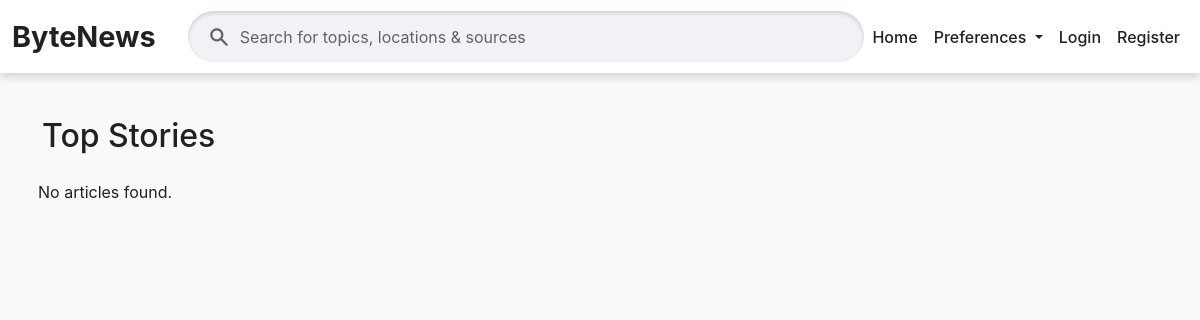
The app's page /, older data.
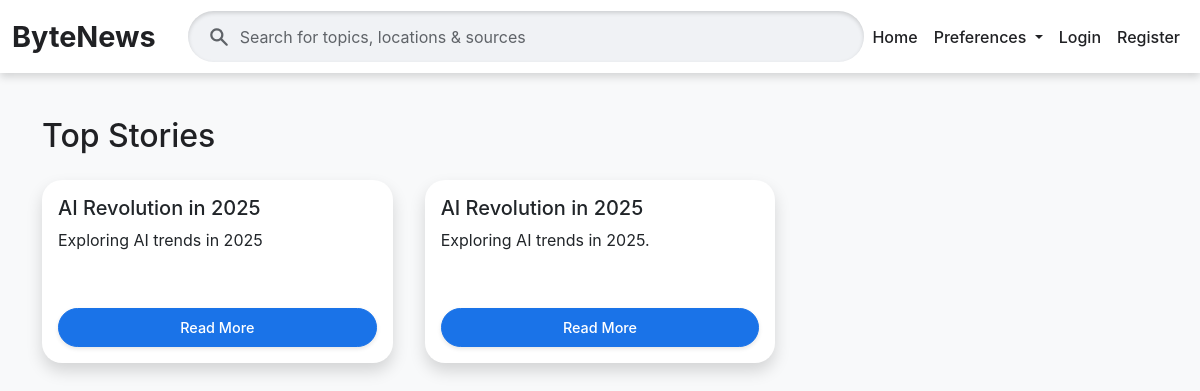
The same page, newer data.
### news/models.py (models this page shows, shortened)
class Article(models.Model):
    title = models.CharField(max_length=200)
    content = models.TextField()
    publication_date = models.DateTimeField()
    author = models.CharField(max_length=100, blank=True, null=True)
    link = models.URLField(unique=True) # Ensure article links are unique
    categories = models.ManyToManyField(Category, related_name='articles')
    summary = models.TextField(blank=True, null=True) # New field for summary
    slug = models.SlugField(null=True, max_length=255, blank=True)
    approved = models.BooleanField(default=False) # New field to track approval status
    class Meta:
        ordering = ['-publication_date'] # Default ordering for articles
    def approved_status_icon(self): # Renamed for clarity in admin
        return self.approved # Return the boolean value directly
    approved_status_icon.boolean = True # Displays a nice checkmark/x in admin
    approved_status_icon.short_description = "Approved" # Column header in admin

### news/views.py (the view, shortened to what this page needs)
# urls.py: path('', views.ArticleListView.as_view(), name='article_list'), #
class ArticleListView(ListView):
    model = Article
    template_name = 'news/home.html'
    context_object_name = 'articles'
    ordering = ['-publication_date']
    paginate_by = 6
    def get_queryset(self):
        queryset = super().get_queryset()
        category_name = self.request.GET.get('category')
        if category_name:
            return queryset.filter(categories__name__iexact=category_name)
        search_query = self.request.GET.get('q')
        if search_query:
            queryset = queryset.filter(
                Q(title__icontains=search_query) |
                Q(content__icontains=search_query) |
                Q(categories__name__icontains=search_query)
            ).distinct()
        return queryset
    def get_context_data(self, **kwargs):
        ctx = super().get_context_data(**kwargs)
        ctx['categories'] = Category.objects.all().order_by('name')
        ctx['current_category'] = self.request.GET.get('category', '')
        ctx['search_query'] = self.request.GET.get('q', '')
        ctx['recommendations'] = []
        return ctx

### news/templates/news/home.html (shortened to what this page needs)
{% extends 'base.html' %}
{% load static %}
{% block content %}
<h2 class="mb-4">Top Stories</h2>
<div class="row">
    {% for article in articles %}
        <div class="col-md-6 col-lg-4 d-flex">
            <div class="card article-card p-3 flex-fill">
                <h5>{{ article.title }}</h5>
                <p>{{ article.summary|default_if_none:article.content|truncatechars:150 }}</p>
                <a href="{% url 'news:article_detail' slug=article.slug %}" class="btn btn-sm btn-primary mt-2">Read More</a>
            </div>
        </div>
    {% empty %}
        <p>No articles found.</p>
    {% endfor %}
</div>
{% endblock %}

### ByteNews/templates/base.html (shortened to what this page needs)
<!DOCTYPE html>
<html lang="en">
<head>
    <link href="https://cdn.jsdelivr.net/npm/bootstrap@5.3.3/dist/css/bootstrap.min.css" rel="stylesheet" xintegrity="sha384-QWTKZyjpPEjISv5WaRU9OFeRpok6YctnYmDr5pNlyT2bRjXh0JMhjY6hW+ALEwIH">
    <link href="https://cdn.jsdelivr.net/npm/bootstrap-icons@1.11.3/font/bootstrap-icons.css" rel="stylesheet">
</head>
<body>
    <nav class="navbar navbar-expand-lg">
        <div class="container-fluid">
            <a class="navbar-brand" href="{% url 'news:article_list' %}">ByteNews</a>
            <div class="collapse navbar-collapse justify-content-center" id="navbarNav">
                <form class="d-flex search-form-container" action="{% url 'news:article_list' %}" method="get">
                    <input class="form-control search-input" type="search" placeholder="Search for topics, locations & sources" aria-label="Search" name="q" value="{{ request.GET.q|default_if_none:'' }}">
                </form>
                <ul class="navbar-nav ms-auto mb-2 mb-lg-0 align-items-center">
                    <li class="nav-item">
                        <a class="nav-link" href="{% url 'news:article_list' %}">Home</a>
                    </li>
                    <li class="nav-item dropdown">
                        <a class="nav-link dropdown-toggle" href="#" id="navbarPreferencesDropdown" role="button" data-bs-toggle="dropdown" aria-expanded="false">
                            Preferences
                        </a>
                    </li>
                    {% if user.is_authenticated %}
                        <li class="nav-item">
                            <a class="nav-link" href="{% url 'news:reading_history' %}">User History</a>
                        </li>
                        <li class="nav-item dropdown">
                            <a class="nav-link dropdown-toggle user-dropdown-toggle" href="#" id="navbarUserDropdown" role="button" data-bs-toggle="dropdown" aria-expanded="false">
                                {{ user.username }}
                            </a>
                            <ul class="dropdown-menu dropdown-menu-end" aria-labelledby="navbarUserDropdown">
                                <li>
                                    <form action="{% url 'logout' %}" method="post" class="d-inline">
                                        {% csrf_token %}
                                        <button type="submit" class="dropdown-item">Logout</button>
                                    </form>
                                </li>
                            </ul>
                        </li>
                    {% else %}
                        <li class="nav-item">
                            <a class="nav-link" href="{% url 'login' %}">Login</a>
                        </li>
                        <li class="nav-item">
                            <a class="nav-link" href="{% url 'register' %}">Register</a>
                        </li>
                    {% endif %}
                </ul>
            </div>
        </div>
    </nav>
    <div class="container mt-4">
        {% block content %}
        {% endblock %}
    </div>
</body>
</html>

### ByteNews/templates/base.html (style rules this page uses)
:root { --gn-bg-light: #f8f9fa; --gn-card-bg: #ffffff; --gn-text-dark: #202124; --gn-text-muted: #5f6368; --gn-blue-accent: #1a73e8; --gn-blue-hover: #1764cc; --gn-border: #dadce0; --gn-input-bg: #f0f2f5; --gn-button-blue: #1a73e8; --gn-button-blue-hover: #1764cc; --gn-alert-bg: #e8f0fe; --gn-alert-border: #a8d1ff; --gn-danger-text: #d93025; --gn-danger-bg: #fce8e6; --gn-danger-border: #fccac7; --gn-success-text: #188038; --gn-success-bg: #e6f4ea; --gn-success-border: #a8daaa; }
body { background-color: var(--gn-bg-light); color: var(--gn-text-dark); font-family: 'Google Sans', 'Inter', sans-serif; }
.navbar { background-color: var(--gn-card-bg); border-bottom: none; border-radius: 0; padding: 10px 0; box-shadow: 0 4px 8px rgba(0,0,0,0.15); }
.navbar-brand { color: var(--gn-text-dark) !important; font-weight: 700; font-size: 1.8rem; margin-right: 2rem; }
.navbar .search-form-container { position: relative; flex-grow: 1; max-width: 800px; margin-left: auto; margin-right: auto; }
.navbar .form-control.search-input { background-color: var(--gn-input-bg); border: none; color: var(--gn-text-dark); border-radius: 28px; padding: 0.85rem 1.5rem 0.85rem 3.25rem; width: 100%; box-shadow: inset 0 2px 4px rgba(0,0,0,0.15); }
.navbar .form-control.search-input::placeholder { color: var(--gn-text-muted); opacity: 1; }
.nav-link, .dropdown-item { color: var(--gn-text-dark) !important; font-weight: 500; padding: 0.5rem 1rem; border-radius: 8px; }
.card { background-color: var(--gn-card-bg); border: none; border-radius: 20px; box-shadow: 0 8px 16px rgba(0,0,0,0.15); padding: 0.4rem 2.5rem; transition: transform 0.2s ease-in-out, box-shadow 0.2s ease-in-out; }
.btn-primary { background-color: var(--gn-button-blue); border-color: var(--gn-button-blue); color: white; border-radius: 24px; padding: 8px 16px; font-size: 0.9rem; font-weight: 500; text-decoration: none !important; transition: background-color 0.2s ease-in-out, box-shadow 0.2s ease-in-out; box-shadow: 0 2px 4px rgba(0,0,0,0.1); }
.container.mt-4 { padding-top: 20px; padding-bottom: 20px; }
.form-control { background-color: var(--gn-input-bg) !important; color: var(--gn-text-dark) !important; border: none !important; box-shadow: inset 0 2px 4px rgba(0,0,0,0.1); }
.form-control::placeholder { color: var(--gn-text-muted) !important; }
.article-card { display: flex; flex-direction: column; height: 100%; margin-bottom: 3rem; max-width: 400px; margin-left: auto; margin-right: auto; }
.article-card p { flex-grow: 1; overflow: hidden; margin-bottom: 0; display: -webkit-box; -webkit-line-clamp: 2; -webkit-box-orient: vertical; text-overflow: ellipsis; }
.article-card .btn { margin-top: 0.2rem; }
.row > [class*="col-"] { padding-left: 1rem; padding-right: 1rem; padding-bottom: 2rem; }
.row { margin-left: -1rem; margin-right: -1rem; }

Row changes from the older to the newer data that the page shows:
added Article: title "AI Revolution in 2025", summary "Exploring AI trends in 2025"
added Article: title "AI Revolution in 2025", summary "Exploring AI trends in 2025."
Text that changed along with them:
text no longer shown: "No articles found."
